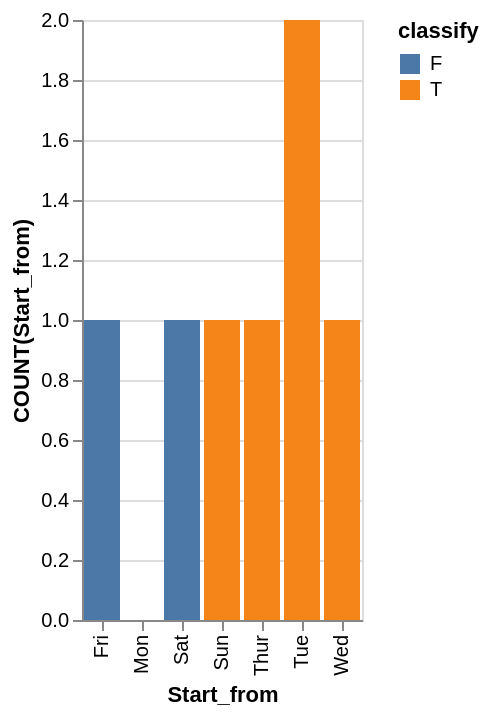

Here is the Vega-Lite specification saved for this chart:
### Vega-Lite specification from a JSON file in a GitHub repository (floating-point values rounded to 4 significant figures)
{"data": {"values": [{"x_data": "Mon", "y_data": 0, "classify": "F"}, {"x_data": "Tue", "y_data": 0, "classify": "F"}, {"x_data": "Wed", "y_data": 0, "classify": "F"}, {"x_data": "Thur", "y_data": 0, "classify": "F"}, {"x_data": "Fri", "y_data": 1, "classify": "F"}, {"x_data": "Sat", "y_data": 1, "classify": "F"}, {"x_data": "Sun", "y_data": 0, "classify": "F"}, {"x_data": "Mon", "y_data": 0, "classify": "T"}, {"x_data": "Tue", "y_data": 2, "classify": "T"}, {"x_data": "Wed", "y_data": 1, "classify": "T"}, {"x_data": "Thur", "y_data": 1, "classify": "T"}, {"x_data": "Fri", "y_data": 0, "classify": "T"}, {"x_data": "Sat", "y_data": 0, "classify": "T"}, {"x_data": "Sun", "y_data": 1, "classify": "T"}]}, "mark": "bar", "encoding": {"x": {"field": "x_data", "type": "nominal", "title": "Start_from", "sort": "ascending"}, "y": {"field": "y_data", "type": "quantitative", "title": "COUNT(Start_from)"}, "color": {"field": "classify"}}}
